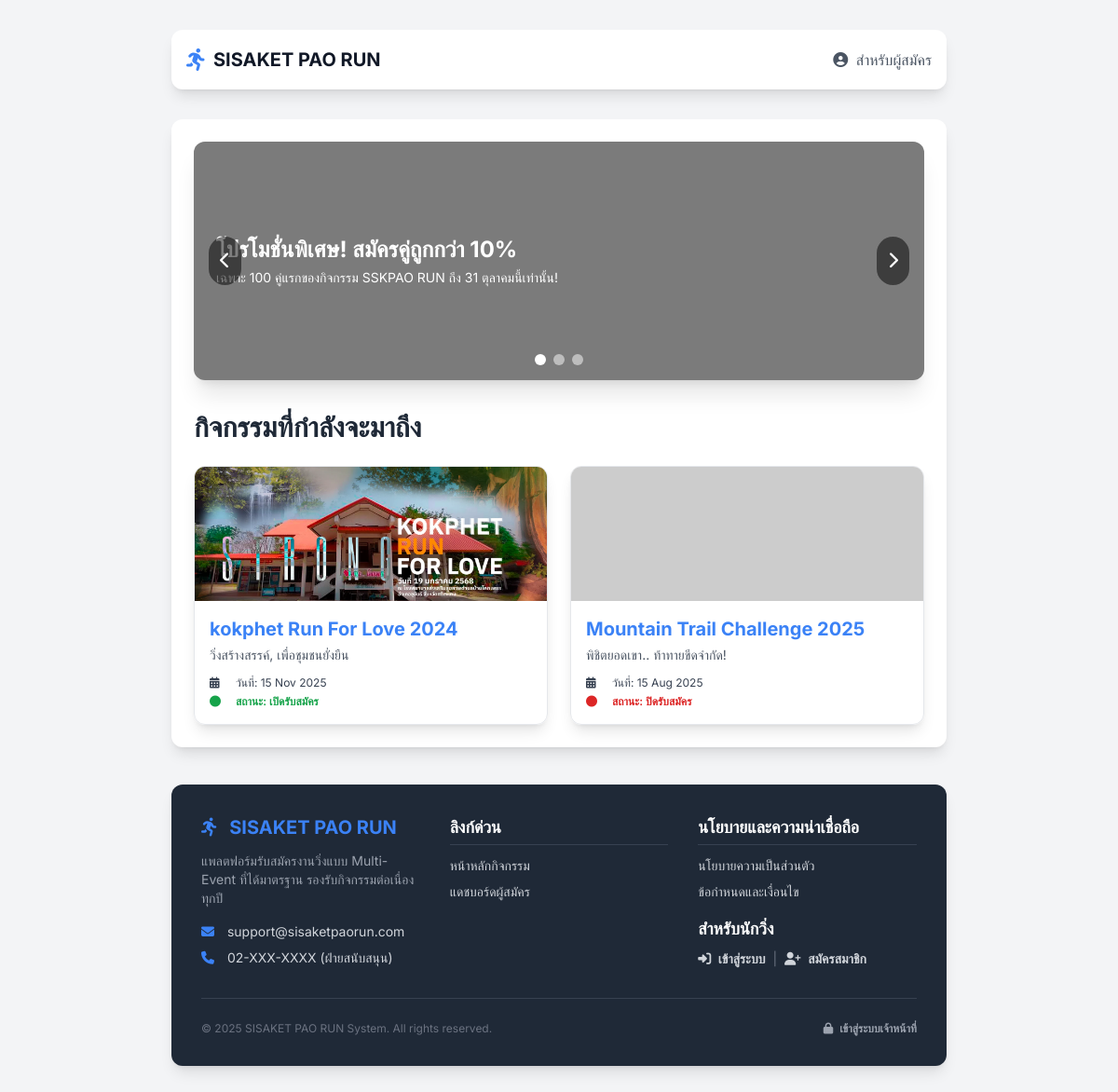
Before: / with the older database file.
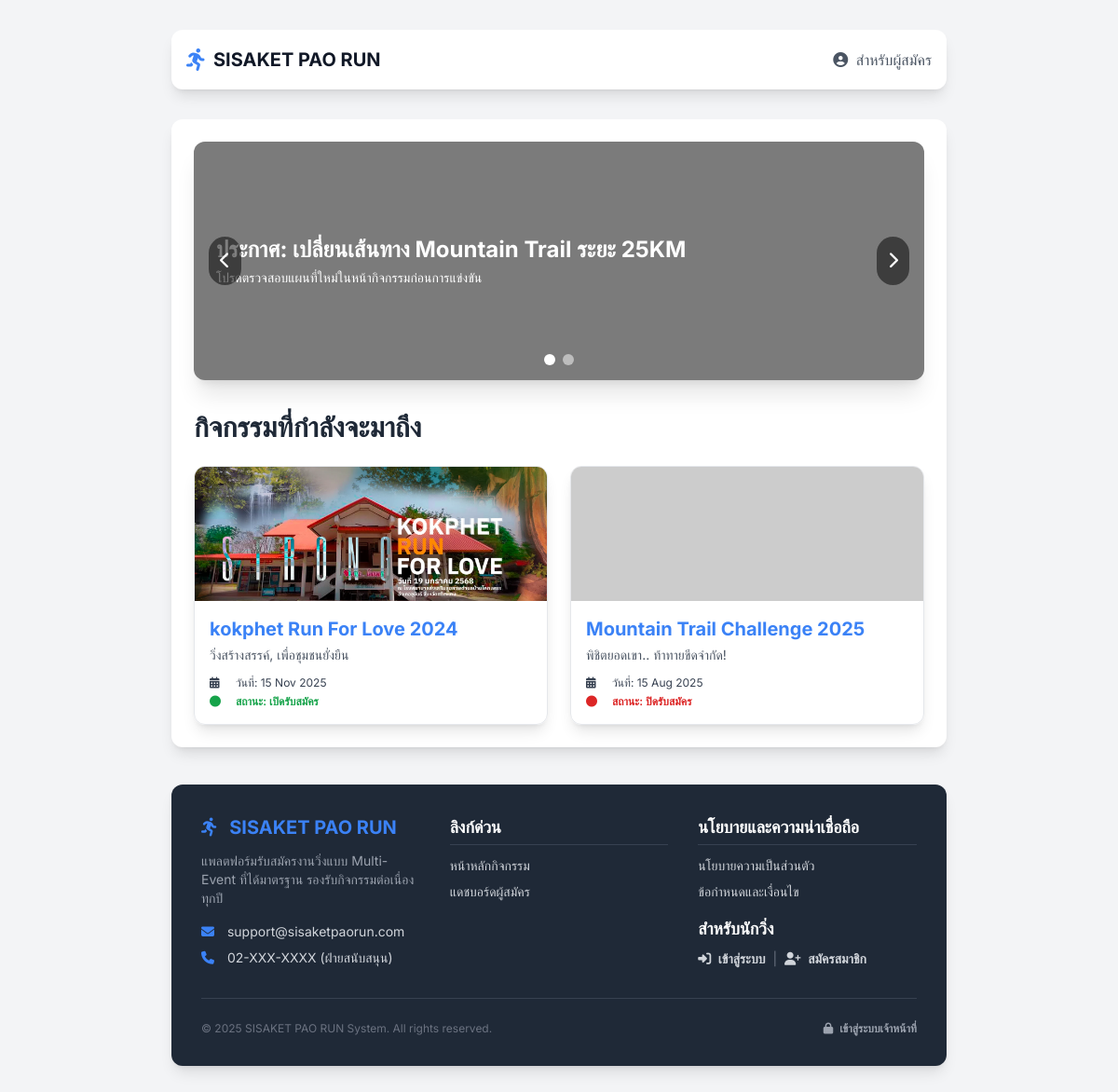
After: the same page with the newer database file.
### tables this page shows
CREATE TABLE `slides` (
  `id` int(11) NOT NULL,
  `image_url` text NOT NULL,
  `title` varchar(255) NOT NULL,
  `subtitle` text DEFAULT NULL,
  `link_url` text DEFAULT NULL,
  `sort_order` int(11) NOT NULL DEFAULT 0,
  `is_active` tinyint(1) NOT NULL DEFAULT 1
);

CREATE TABLE `events` (
  `id` int(11) NOT NULL,
  `event_code` varchar(50) NOT NULL COMMENT 'รหัสอ้างอิงกิจกรรม เช่น sskpa-run-25',
  `name` varchar(255) NOT NULL COMMENT 'ชื่อกิจกรรม',
  `slogan` varchar(255) DEFAULT NULL,
  `theme_color` varchar(20) NOT NULL DEFAULT 'indigo',
  `color_code` varchar(7) NOT NULL DEFAULT '#4f46e5',
  `logo_text` varchar(100) DEFAULT NULL,
  `is_visible` tinyint(1) NOT NULL DEFAULT 1,
  `is_cancelled` tinyint(1) NOT NULL DEFAULT 0,
  `sort_order` int(11) NOT NULL DEFAULT 0,
  `is_registration_open` tinyint(1) NOT NULL DEFAULT 0 COMMENT '0=ปิด, 1=เปิด',
  `organizer` varchar(255) DEFAULT NULL,
  `organizer_phone` varchar(50) DEFAULT NULL,
  `organizer_email` varchar(100) DEFAULT NULL,
  `organizer_line_id` varchar(100) DEFAULT NULL,
  `organizer_logo_url` text DEFAULT NULL,
  `contact_person_name` varchar(255) DEFAULT NULL,
  `contact_person_phone` varchar(50) DEFAULT NULL,
  `payment_bank` varchar(100) DEFAULT NULL,
  `payment_account_name` varchar(255) DEFAULT NULL,
  `payment_account_number` varchar(50) DEFAULT NULL,
  `payment_qr_code_url` text DEFAULT NULL,
  `start_date` datetime NOT NULL,
  `cover_image_url` text DEFAULT NULL,
  `card_thumbnail_url` text DEFAULT NULL,
  `map_embed_url` text DEFAULT NULL,
  `map_direction_url` text DEFAULT NULL,
  `description` text DEFAULT NULL,
  `awards_description` text DEFAULT NULL,
  `bib_background_url` text DEFAULT NULL COMMENT 'Path to custom BIB background image'
);

### index.php (called while the page is built, shortened)
<?php
require_once 'functions.php';
$page = $_GET['page'] ?? 'home';
include 'templates/header.php';
include 'pages/' . $page . '.php';
include 'templates/footer.php';
?>

### functions.php (called while the page is built, shortened)
<?php
function e($data) {
    return htmlspecialchars($data ?? '', ENT_QUOTES, 'UTF-8');
}
?>

### pages/home.php (the view, shortened to what this page needs)
<?php
$slides_stmt = $mysqli->prepare("SELECT * FROM slides WHERE is_active = 1 ORDER BY sort_order ASC");
$slides_stmt->execute();
$slides_result = $slides_stmt->get_result();
$slides = $slides_result->fetch_all(MYSQLI_ASSOC);
$events_stmt = $mysqli->prepare("SELECT id, event_code, name, slogan, card_thumbnail_url, is_registration_open, start_date FROM events WHERE is_visible = 1 AND is_cancelled = 0 ORDER BY sort_order ASC");
$events_stmt->execute();
$events_result = $events_stmt->get_result();
$events = $events_result->fetch_all(MYSQLI_ASSOC);
?>
<div id="news-carousel-section" class="mb-8">
    <?php if (!empty($slides)): ?>
    <div id="news-carousel-container" class="relative rounded-xl overflow-hidden shadow-xl">
        <div id="carousel-slides" class="flex transition-transform duration-500 ease-in-out">
            <?php foreach($slides as $slide): ?>
            <div class="w-full shrink-0 cursor-pointer" onclick="window.location.href='<?= e($slide['link_url']) ?>'">
                <div class="relative h-48 sm:h-64 bg-cover bg-center" style="background-image: url('<?= e($slide['image_url']) ?>')">
                    <div class="absolute inset-0 bg-black bg-opacity-40 flex items-center p-6">
                        <div class="text-white">
                            <h3 class="text-2xl font-bold"><?= e($slide['title']) ?></h3>
                            <p class="text-sm mt-1"><?= e($slide['subtitle']) ?></p>
                        </div>
                    </div>
                </div>
            </div>
            <?php endforeach; ?>
        </div>
        <button onclick="prevSlide(event)" class="absolute top-1/2 left-4 transform -translate-y-1/2 bg-black bg-opacity-50 p-3 rounded-full text-white hover:bg-opacity-70 transition z-10 text-lg">
            <i class="fa-solid fa-chevron-left"></i>
        </button>
        <button onclick="nextSlide(event)" class="absolute top-1/2 right-4 transform -translate-y-1/2 bg-black bg-opacity-50 p-3 rounded-full text-white hover:bg-opacity-70 transition z-10 text-lg">
            <i class="fa-solid fa-chevron-right"></i>
        </button>
        <div id="carousel-dots" class="absolute bottom-4 left-0 right-0 flex justify-center space-x-2 z-10">
            <?php foreach($slides as $index => $_): ?>
            <span class="w-3 h-3 rounded-full bg-white bg-opacity-50 cursor-pointer transition duration-300" onclick="goToSlide(event, <?= $index ?>)"></span>
            <?php endforeach; ?>
        </div>
    </div>
    <?php endif; ?>
</div>
<h2 class="text-3xl font-extrabold mb-6 text-gray-800">กิจกรรมที่กำลังจะมาถึง</h2>
<div class="grid grid-cols-1 md:grid-cols-2 gap-6">
    <?php if (empty($events)): ?>
        <div class="col-span-1 md:col-span-2 text-center p-10 border-2 border-dashed border-gray-300 rounded-lg text-gray-500">
            <i class="fa-solid fa-calendar-times text-3xl mb-3"></i>
            <p>ยังไม่มีกิจกรรมที่กำลังจะมาถึงในขณะนี้</p>
        </div>
    <?php else: ?>
        <?php foreach ($events as $event): ?>
            <div class="rounded-xl shadow-lg border border-gray-200 transition duration-300 hover:shadow-xl hover:border-primary cursor-pointer overflow-hidden"
                 onclick="window.location.href='index.php?page=microsite&event_code=<?= e($event['event_code']) ?>'">
                <div class="h-36 bg-cover bg-center" style="background-image: url('<?= e($event['card_thumbnail_url']) ?>');"></div>
                <div class="p-4">
                    <h3 class="text-xl font-bold mb-1 text-primary"><?= e($event['name']) ?></h3>
                    <p class="text-gray-600 mb-3 text-sm"><?= e($event['slogan']) ?></p>
                    <div class="flex flex-col space-y-1 text-xs">
                        <span class="flex items-center text-gray-700">
                            <i class="fa-solid fa-calendar-alt w-5 mr-2"></i> วันที่: <?= date("d M Y", strtotime($event['start_date'])) ?>
                        </span>
                        <span class="flex items-center <?= $event['is_registration_open'] ? 'text-green-600' : 'text-red-600' ?> font-semibold">
                            <i class="fa-solid fa-circle w-5 mr-2 text-xs"></i>
                            สถานะ: <?= $event['is_registration_open'] ? 'เปิดรับสมัคร' : 'ปิดรับสมัคร' ?>
                        </span>
                    </div>
                </div>
            </div>
        <?php endforeach; ?>
    <?php endif; ?>
</div>

Changed rows visible on the page:
no longer on this page (row edited): slides: title "โปรโมชั่นพิเศษ! สมัครคู่ถูกกว่า 10%", subtitle "เฉพาะ 100 คู่แรกของกิจกรรม SSKPAO RUN ถึง 31 ตุลาคมนี้เท่านั้น!"
now on one of the page's lists (row unchanged): slides: title "ประกาศ: เปลี่ยนเส้นทาง Mountain Trail ระยะ 25KM", subtitle "โปรดตรวจสอบแผนที่ใหม่ในหน้ากิจกรรมก่อนการแข่งขัน"
